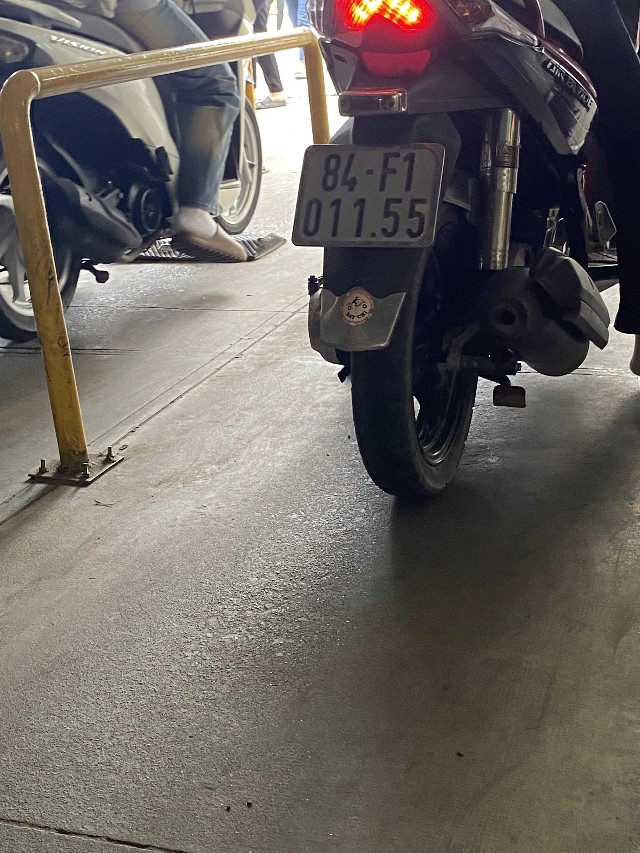
#> input picture IMG_6430.jpg, 640 x 853 px
$ python testPhongAnh.py
#> lines starting #> are read from the running program, lines starting #| are printed output that depends on the picture
#> further down, input_image is the input picture: shape (853, 640, 3); mean B, G, R 96.3, 100.2, 105.6
import cv2
import numpy as np

def zoom_image_around_center(image, scale_factor):
    # Get image dimensions
#> called with scale_factor = 2
    height, width = image.shape[:2]
#> height = 853; width = 640

    # Calculate center
    center = (width // 2, height // 2)
#> center = (320, 426)

    # Compute new dimensions
    new_width = int(width * scale_factor)
#> new_width = 1280
    new_height = int(height * scale_factor)
#> new_height = 1706

    # Define the transformation matrix for scaling
    scale_matrix = np.array([[scale_factor, 0, (1 - scale_factor) * center[0]],
                             [0, scale_factor, (1 - scale_factor) * center[1]]], dtype=np.float32)
#> scale_matrix = [[2, 0, -320], [0, 2, -426]]

    # Apply the scaling transformation
    zoomed_image = cv2.warpAffine(image, scale_matrix, (width, height))
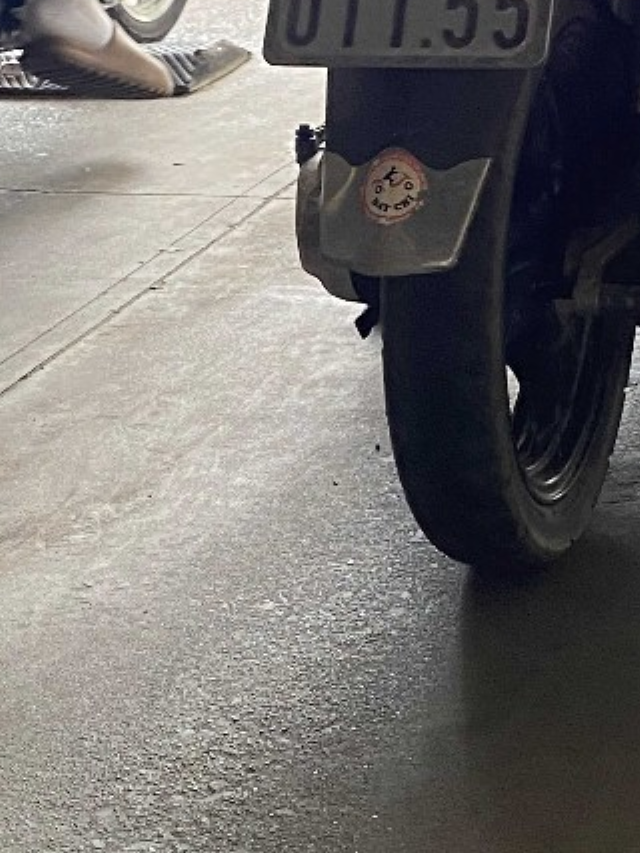
#> zoomed_image: shape (853, 640, 3); mean B, G, R 111.6, 113.5, 116

    return zoomed_image

# Example usage:
# Load image
input_image = cv2.imread("IMG_6430.jpg")

# Define scale factor (e.g., 1.5 for 1.5 times larger, 0.5 for half size)
scale_factor = 2

# Zoom image around its center
zoomed_image = zoom_image_around_center(input_image, scale_factor)

# Display the zoomed image
cv2.imshow("Zoomed Image", zoomed_image)
cv2.waitKey(0)
cv2.destroyAllWindows()
